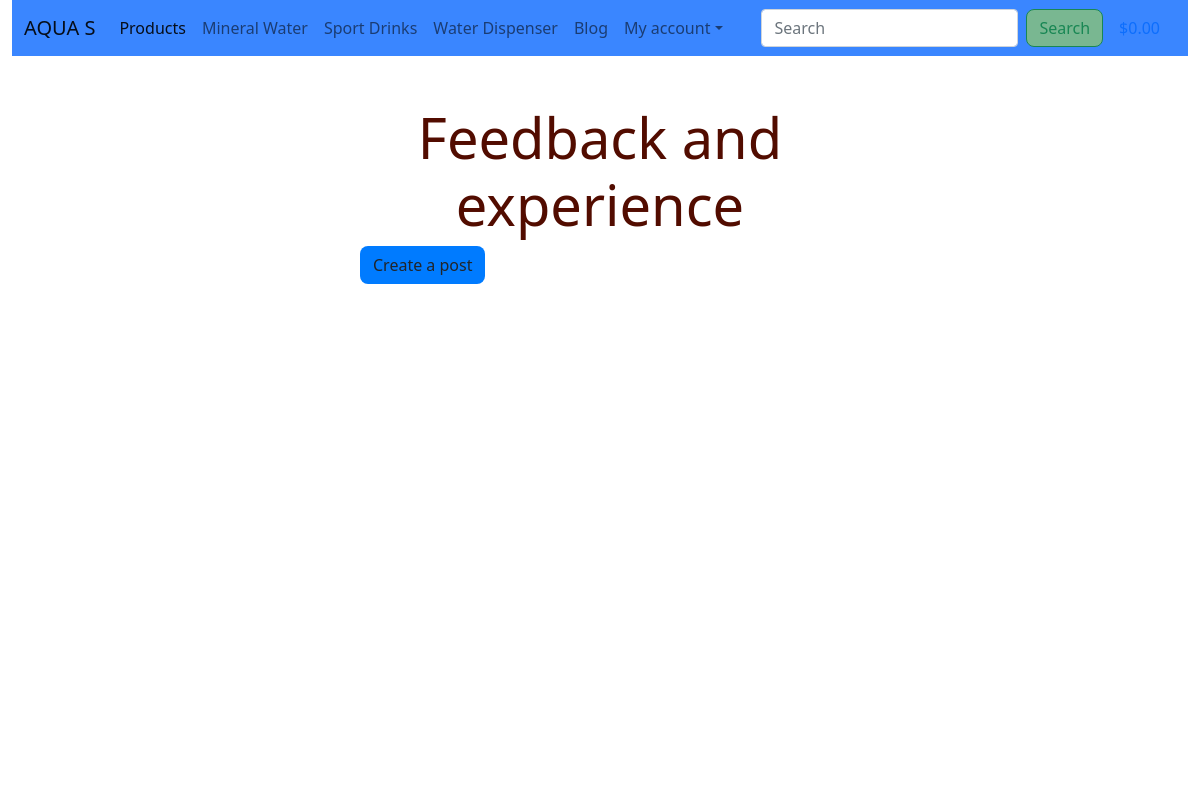
The page /blog/ on the database as committed earlier.
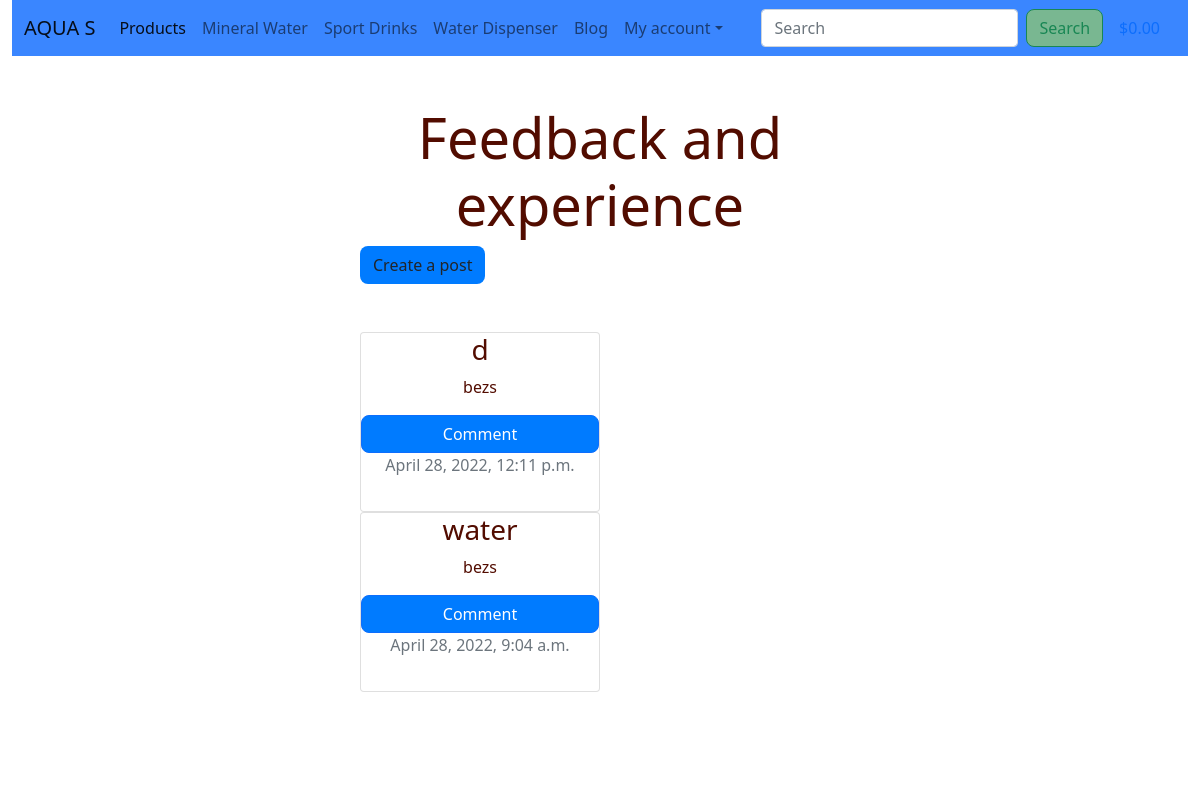
The same page on the database as committed later.
### blog/models.py (models this page shows, shortened)
class Feedback(models.Model):
    title = models.CharField(max_length=200, unique=True)
    slug = models.SlugField(max_length=200, unique=True)
    user = models.ForeignKey(User, on_delete=models.CASCADE, related_name='posts')
    posted_date = models.DateTimeField(auto_now_add=True)
    content = models.TextField()
    status = models.IntegerField(choices=STATUS, default=0)
    likes = models.ManyToManyField(User, related_name='bloglike', blank=True)
    class Meta:
        ordering = ['posted_date']

### blog/views.py (the view)
# urls.py: path('', views.FeedbackList.as_view(), name='blog'),
class FeedbackList(generic.ListView):
    model = Feedback
    queryset = Feedback.objects.filter(status=1).order_by('-posted_date')
    paginate_by = 6
    template_name = 'blog/blog.html'

### bag/contexts.py (called while the page is built, shortened)
def bag_contents(request):
    bag_items = []
    total = 0
    product_quantity = 0
    delivery = 0
    bag = request.session.get('bag', {})
    grand_total = delivery + total
    context = {
        'bag_items': bag_items,
        'total': total,
        'product_quantity': product_quantity,
        'delivery': delivery,
        'grand_total': grand_total,
    }
    return context

### blog/templates/blog/blog.html (shortened to what this page needs)
{% extends 'base.html' %}
{% load static %}
{% block content %}
    <div class="overlay"></div>
    <div class="container-fluid w-50 h-100">
        <div class="my-auto p-5" id="blogpost">
            <h1 class="display-4 logo-font text-black text-center">
                Feedback and experience
            </h1>
            <a href="{% url 'blog_create' %}" class="btn btn-black">Create a post</a>
            <div class="my-5 text-center text-black">
                {% for post in feedback_list %}
                    <div class="col-sm-6">
                        <div class="card border-1">
                            <h3 class="title">{{ post.title }}</h3>
                            <p class="username">
                                {{ post.user }}
                            </p>
                            <a href="{% url 'feedback_detail' post.slug %}" class="btn btn-primary">Comment</a>
                            <p class="card-text text-muted">{{ post.posted_date }}</p>
                        </div>
                    </div>
                {% endfor %}
            </div>
        </div>
    </div>
{% endblock %}

Rows that differ between the two databases and show on the page:
added Feedback: title "d", user "bezs", posted_date "April 28, 2022, 12:11 p.m."
added Feedback: title "water", user "bezs", posted_date "April 28, 2022, 9:04 a.m."
